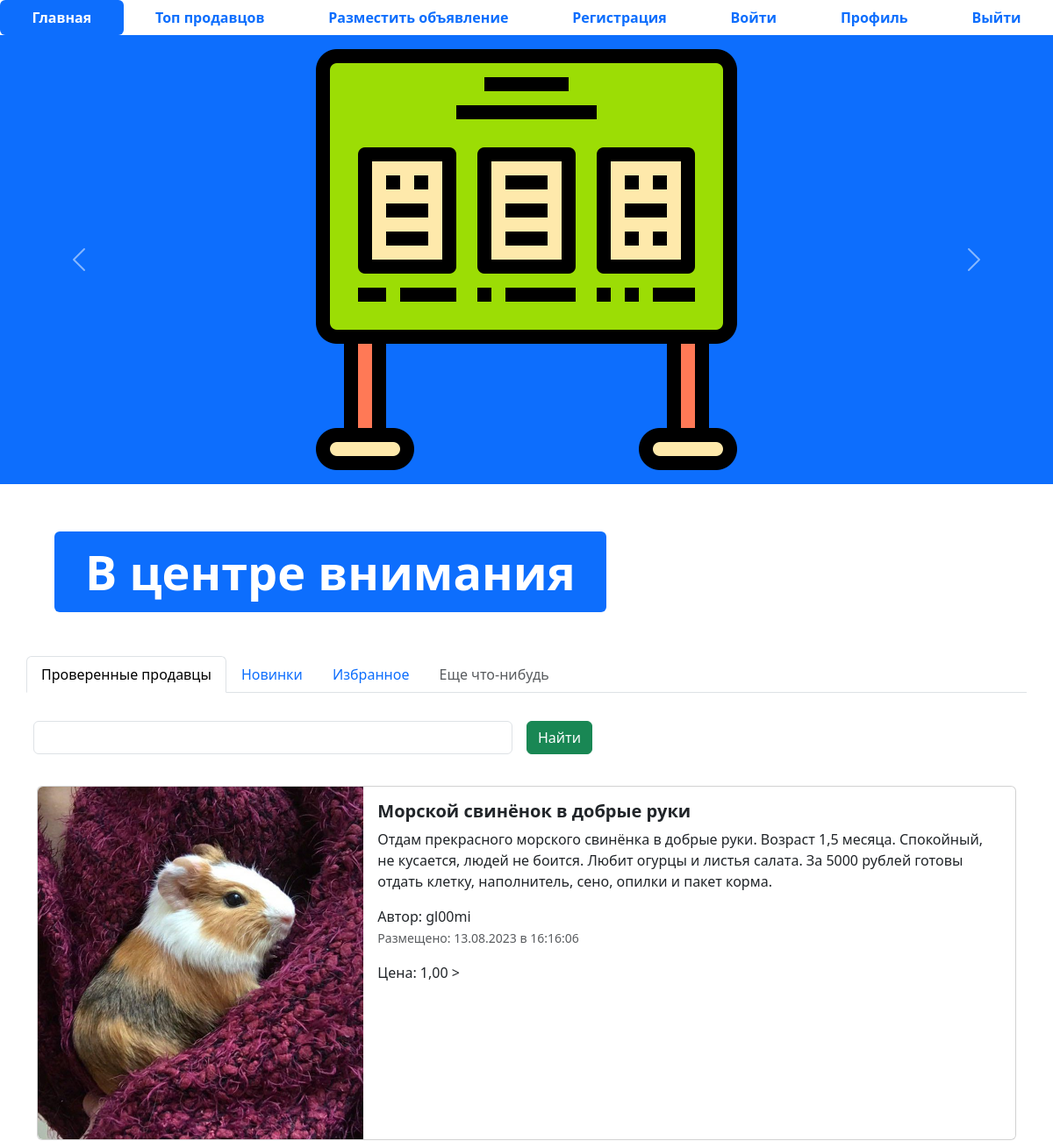
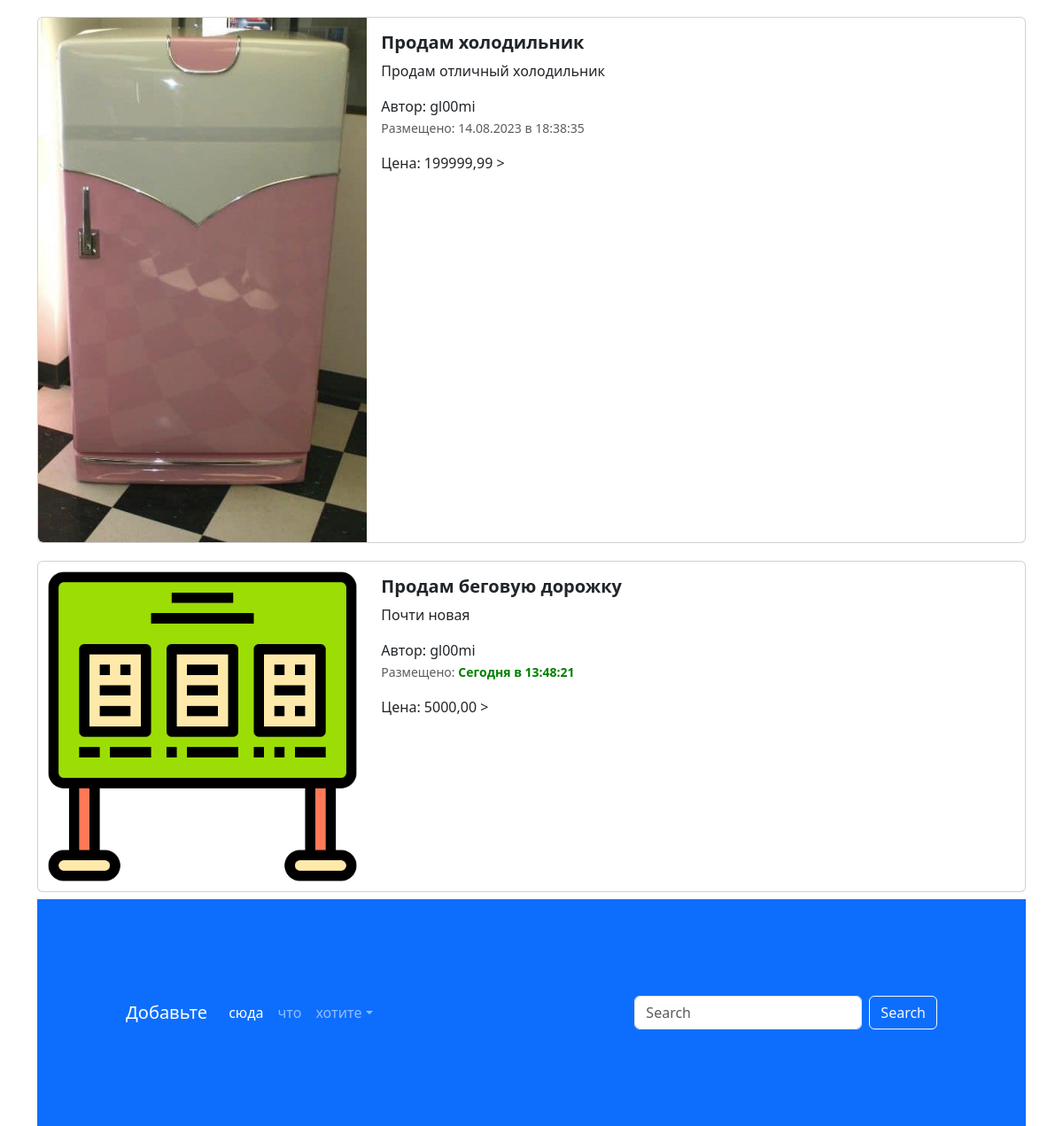
The page / on the database its author committed (2 pictures, top to bottom).
### app_advertisment/models.py (models this page shows, shortened)
class Advertisement(models.Model):
    title = models.CharField('Название', max_length=128 )
    description = models.TextField('Описание')
    price = models.DecimalField('Цена', max_digits=10, decimal_places=2)
    auction = models.BooleanField('Торг', help_text='Отметьте если торг уместен')
    created_ad = models.DateTimeField(auto_now_add=True)
    updated_at = models.DateTimeField(auto_now=True)
    user = models.ForeignKey(User, verbose_name='Пользователь', on_delete=models.CASCADE)
    image = models.ImageField('Изображение', upload_to = 'advertisements/', null=True, blank=True)
    @admin.display(description='Дата создания')
    def created_date(self):
        if self.created_ad.date() == timezone.now().date():
            created_time = self.created_ad.time().strftime('%H:%M:%S')
            return format_html(
                '<span style="color: green; font-weight: bold;"> Сегодня в {} </span>', created_time
            )
        return self.created_ad.strftime('%d.%m.%Y в %H:%M:%S')
    class Meta:
        db_table = 'advertisements'

### app_advertisment/views.py (the view)
# urls.py: path('', index, name='main_page'),
def index(request):
    advertisements = Advertisement.objects.all()
    context = {'advertisements' : advertisements}
    return render(request, 'index.html', context)

### templates/index.html (shortened to what this page needs)
{% extends 'base.html' %}
{% load static %}
{% block content %}
<ul class="nav nav-pills sticky-top bg-white nav-fill">
  <li class="nav-item">
    <a class="nav-link active" aria-current="page" href="{% url 'main_page' %}">
      <span style="font-weight: bold;">Главная</span>
    </a>
  </li>
  <li class="nav-item">
    <a class="nav-link" href="{% url 'top_sellers' %}"><span style="font-weight: bold;">Топ продавцов</span>
    </a>
  </li>
  <li class="nav-item">
    <a class="nav-link" href="{% url 'adv_post' %}">
      <span style="font-weight: bold;">Разместить объявление</span>
    </a>
  </li>
  <li class="nav-item">
    <a class="nav-link" href="register.html">
      <span style="font-weight: bold;">Регистрация</span>
    </a>
  </li>
  <li class="nav-item">
    <a class="nav-link" href="login.html">
      <span style="font-weight: bold;">Войти</span>
    </a>
  </li>
  <li class="nav-item">
    <a class="nav-link" href="profile.html">
      <span style="font-weight: bold;">Профиль</span>
    </a>
  </li>
  <li class="nav-item">
    <a class="nav-link" href="#">
      <span style="font-weight: bold;">Выйти</span>
    </a>
  </li>
</ul>
<div id="carouselExampleControls" class="carousel slide bg-primary" data-bs-ride="carousel">
  <div class="carousel-inner">
    <div class="carousel-item active">
      <img src="{% static 'img/123.png' %}" class="mx-auto d-block w-33" alt="...">
    </div>
  </div>
  <button class="carousel-control-prev" type="button" data-bs-target="#carouselExampleControls" data-bs-slide="prev">
    <span class="carousel-control-prev-icon" aria-hidden="true"></span>
  </button>
  <button class="carousel-control-next" type="button" data-bs-target="#carouselExampleControls" data-bs-slide="next">
    <span class="carousel-control-next-icon" aria-hidden="true"></span>
  </button>
</div>
<div class="container" style="margin: 50px;">
  <div class="display-2">
    <span class="badge bg-primary">В центре внимания</span>
  </div>
</div>
<div class="container">
  <div class="row">
    <ul class="nav nav-tabs bg-white">
      <li class="nav-item">
        <a class="nav-link active" aria-current="page" href="#">Проверенные продавцы</a>
      </li>
      <li class="nav-item">
        <a class="nav-link" href="#">Новинки</a>
      </li>
      <li class="nav-item">
        <a class="nav-link" href="#">Избранное</a>
      </li>
      <li class="nav-item">
        <a class="nav-link disabled" href="#" tabindex="-1" aria-disabled="true">Еще что-нибудь</a>
      </li>
    </ul>
    <form class="row g-3">
      <div class="col-auto w-50">
        <input type="text" class="form-control">
      </div>
      <div class="col-auto">
        <button type="submit" class="btn btn-success mb-3">Найти</button>
      </div>
    </form>
  </div>
{% for adv in advertisements %}
 <div class="col">
    <div class="card mb-2" style="max-width: 1200px; margin-top: 20px;">
      <div class="row g-0">
        <div class="col-md-4">
          <a href="advertisement.html" class="nav-link">
            <img src="{% if adv.image %} {{adv.image.url}} {% else %} {{ 'static/img/123.png' }} {% endif %}" class="img-fluid rounded-start" alt="Card title">
          </a>
        </div>
        <div class="col-md-8">
          <div class="card-body">
            <h5 class="card-title">
              <a href="advertisement.html" class="nav-link"><strong>{{ adv.title }}</strong></a>
            </h5>
            <a href="advertisement.html" class="nav-link">
              <p class="card-text">
                {{ adv.description }}
              </p>
              <span>Автор: {{ adv.user }} </span>
              <p class="card-text"><small class="text-muted">Размещено: {{ adv.created_date }} </small></p>
              <span> Цена: {{ adv.price }} </span>>
            </a>
          </div>
        </div>
      </div>
    </div>
    {% endfor %}
<footer style="padding: 100px;" class="bg-primary">
  <nav class="navbar navbar-expand-sm navbar-dark">
    <a class="navbar-brand" href="#">Добавьте</a>
    <div class="collapse navbar-collapse" id="collapsibleNavId">
      <ul class="navbar-nav me-auto mt-2 mt-lg-0">
        <li class="nav-item">
          <a class="nav-link active" href="#" aria-current="page">сюда</a>
        </li>
        <li class="nav-item">
          <a class="nav-link" href="#">что</a>
        </li>
        <li class="nav-item dropdown">
          <a class="nav-link dropdown-toggle" href="#" id="dropdownId" data-bs-toggle="dropdown" aria-haspopup="true"
             aria-expanded="false">хотите</a>
        </li>
      </ul>
      <form class="d-flex my-2 my-lg-0">
        <input class="form-control me-sm-2" type="text" placeholder="Search">
        <button class="btn btn-outline-light my-2 my-sm-0" type="submit">Search</button>
      </form>
    </div>
  </nav>
</footer>
{% endblock %}

### templates/base.html (shortened to what this page needs)
{% load static %}
<!DOCTYPE html>
<html lang="en">
<head>
  <link href="{% static 'css/bootstrap.min.css' %}" rel="stylesheet">
  <link rel="stylesheet" href="{% static 'css/fontello.css' %}">
</head>
<body>
    {% block content %}
    {% endblock %}
</body>

### rows shown on the page
Advertisement: image (picture), title "Морской свинёнок в добрые руки", description "Отдам прекрасного морского свинёнка в добрые руки. Возраст 1,5 месяца. Спокойный, не кусается, людей не боится. Любит огурцы и листья салата. За 5000 рублей готовы отдать клетку, наполнитель, сено, опилки и пакет корма.", user "gl00mi", created_date "13.08.2023 в 16:16:06", price "1,00"
Advertisement: image (picture), title "Продам холодильник", description "Продам отличный холодильник", user "gl00mi", created_date "14.08.2023 в 18:38:35", price "199999,99"
Advertisement: shows a picture, title "Продам беговую дорожку", description "Почти новая", user "gl00mi", created_date "Сегодня в 13:48:21", price "5000,00"
